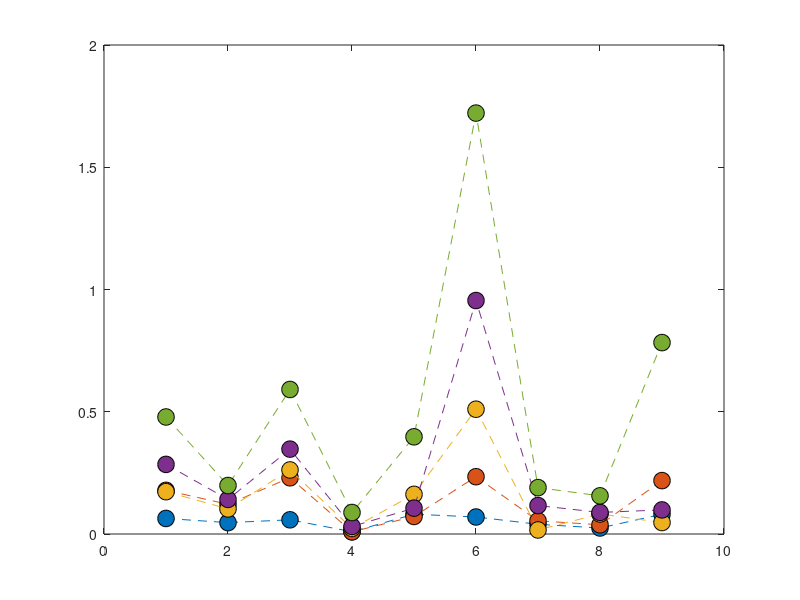

This chart was generated by the following MATLAB code: (Note: this script raises an error after producing the figure.)
clear;
close all;
%AS3959 firebrand flux Scrub FDI100 

Firebrand_flux_BAL12p5 = [0.063590179	0.046534521	0.058089662	0.009171536	0.080976227	0.069586451	0.039694441	0.024585119	0.080792721];
Firebrand_flux_BAL19 = [0.178513166	0.121557476	0.230037703	0.009043988	0.071753823	0.23439701	0.054019269	0.037709125	0.218423982];
Firebrand_flux_BAL29 = [0.173138733	0.102691717	0.261986615	0.022966701	0.162141701	0.510354176	0.016510658	0.081928983	0.047036646];
Firebrand_flux_BAL40 = [0.284703962	0.141461708	0.347138523	0.03093399	0.105739245	0.954935851	0.116383249	0.088209823	0.098612122];
Firebrand_flux_BALFZ = [0.478653766	0.198280484	0.591141161	0.087918647	0.397517317	1.721513733	0.189703879	0.156146759	0.78289862];


plot([Firebrand_flux_BAL12p5],'o--','MarkerSize',12,'MarkerEdgeColor','black','MarkerFaceColor',[0, 0.4470, 0.7410]);
hold on
plot([Firebrand_flux_BAL19],'o--','MarkerSize',12,'MarkerEdgeColor','black','MarkerFaceColor',[0.8500, 0.3250, 0.0980]);
plot([Firebrand_flux_BAL29],'o--','MarkerSize',12,'MarkerEdgeColor','black','MarkerFaceColor',[0.9290, 0.6940, 0.1250]);
plot([Firebrand_flux_BAL40],'o--','MarkerSize',12,'MarkerEdgeColor','black','MarkerFaceColor',[0.4940, 0.1840, 0.5560]);
plot([Firebrand_flux_BALFZ],'o--','MarkerSize',12,'MarkerEdgeColor','black','MarkerFaceColor',[0.4660, 0.6740, 0.1880]);



ax = gca;
ax.XTickLabels = {'House','Roof','Gutter','Sub-floor','Door','Deck','Window','House back','stairs'};
grid on;


box on
xtickangle(45)
xlabel('Location','FontWeight','bold','FontSize',20,...
    'FontName','Calibri');
ylabel('Firebrand flux (pcs.m^{-2}.s^{-1})','FontWeight','bold','FontSize',20,...
    'FontName','Calibri');

set(gca,'fontsize',18);

legend('BAL 12.5','BAL 19','BAL 29','BAL 40','BAL FZ')